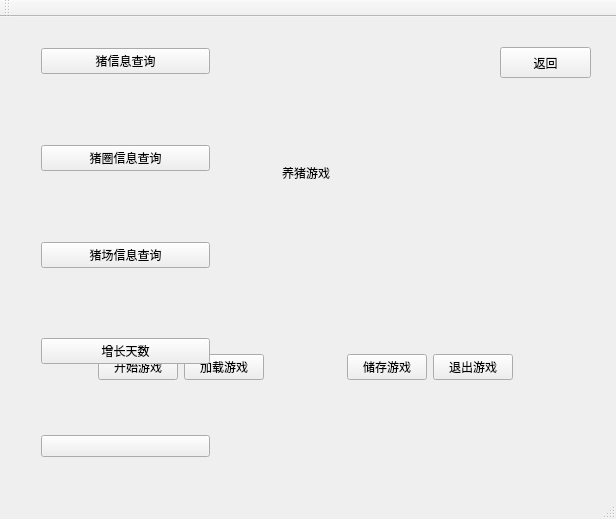
<?xml version="1.0" encoding="UTF-8"?>
<ui version="4.0">
 <class>MainWindow</class>
 <widget class="QMainWindow" name="MainWindow">
  <property name="geometry">
   <rect>
    <x>0</x>
    <y>0</y>
    <width>616</width>
    <height>519</height>
   </rect>
  </property>
  <property name="windowTitle">
   <string>MainWindow</string>
  </property>
  <widget class="QWidget" name="centralWidget">
   <widget class="QWidget" name="widget" native="true">
    <property name="geometry">
     <rect>
      <x>10</x>
      <y>100</y>
      <width>591</width>
      <height>111</height>
     </rect>
    </property>
    <layout class="QHBoxLayout" name="horizontalLayout_2">
     <item>
      <spacer name="horizontalSpacer_4">
       <property name="orientation">
        <enum>Qt::Horizontal</enum>
       </property>
       <property name="sizeHint" stdset="0">
        <size>
         <width>244</width>
         <height>20</height>
        </size>
       </property>
      </spacer>
     </item>
     <item>
      <widget class="QLabel" name="biaoti">
       <property name="text">
        <string>养猪游戏</string>
       </property>
      </widget>
     </item>
     <item>
      <spacer name="horizontalSpacer_5">
       <property name="orientation">
        <enum>Qt::Horizontal</enum>
       </property>
       <property name="sizeHint" stdset="0">
        <size>
         <width>245</width>
         <height>20</height>
        </size>
       </property>
      </spacer>
     </item>
    </layout>
   </widget>
   <widget class="QWidget" name="widget_2" native="true">
    <property name="geometry">
     <rect>
      <x>10</x>
      <y>320</y>
      <width>591</width>
      <height>61</height>
     </rect>
    </property>
    <layout class="QHBoxLayout" name="horizontalLayout">
     <item>
      <spacer name="horizontalSpacer">
       <property name="orientation">
        <enum>Qt::Horizontal</enum>
       </property>
       <property name="sizeHint" stdset="0">
        <size>
         <width>119</width>
         <height>20</height>
        </size>
       </property>
      </spacer>
     </item>
     <item>
      <widget class="QPushButton" name="kaishi">
       <property name="text">
        <string>开始游戏</string>
       </property>
      </widget>
     </item>
     <item>
      <widget class="QPushButton" name="load">
       <property name="text">
        <string>加载游戏</string>
       </property>
      </widget>
     </item>
     <item>
      <spacer name="horizontalSpacer_2">
       <property name="orientation">
        <enum>Qt::Horizontal</enum>
       </property>
       <property name="sizeHint" stdset="0">
        <size>
         <width>118</width>
         <height>20</height>
        </size>
       </property>
      </spacer>
     </item>
     <item>
      <widget class="QPushButton" name="store">
       <property name="text">
        <string>储存游戏</string>
       </property>
      </widget>
     </item>
     <item>
      <widget class="QPushButton" name="tuichu">
       <property name="text">
        <string>退出游戏</string>
       </property>
      </widget>
     </item>
     <item>
      <spacer name="horizontalSpacer_3">
       <property name="orientation">
        <enum>Qt::Horizontal</enum>
       </property>
       <property name="sizeHint" stdset="0">
        <size>
         <width>119</width>
         <height>20</height>
        </size>
       </property>
      </spacer>
     </item>
    </layout>
   </widget>
   <widget class="QWidget" name="widget_3" native="true">
    <property name="geometry">
     <rect>
      <x>30</x>
      <y>20</y>
      <width>191</width>
      <height>431</height>
     </rect>
    </property>
    <layout class="QVBoxLayout" name="verticalLayout">
     <item>
      <widget class="QPushButton" name="pig">
       <property name="text">
        <string>猪信息查询</string>
       </property>
      </widget>
     </item>
     <item>
      <spacer name="verticalSpacer_3">
       <property name="orientation">
        <enum>Qt::Vertical</enum>
       </property>
       <property name="sizeHint" stdset="0">
        <size>
         <width>20</width>
         <height>50</height>
        </size>
       </property>
      </spacer>
     </item>
     <item>
      <widget class="QPushButton" name="pigsty">
       <property name="text">
        <string>猪圈信息查询</string>
       </property>
      </widget>
     </item>
     <item>
      <spacer name="verticalSpacer_4">
       <property name="orientation">
        <enum>Qt::Vertical</enum>
       </property>
       <property name="sizeHint" stdset="0">
        <size>
         <width>20</width>
         <height>51</height>
        </size>
       </property>
      </spacer>
     </item>
     <item>
      <widget class="QPushButton" name="pigchang">
       <property name="text">
        <string>猪场信息查询</string>
       </property>
      </widget>
     </item>
     <item>
      <spacer name="verticalSpacer">
       <property name="orientation">
        <enum>Qt::Vertical</enum>
       </property>
       <property name="sizeHint" stdset="0">
        <size>
         <width>20</width>
         <height>50</height>
        </size>
       </property>
      </spacer>
     </item>
     <item>
      <widget class="QPushButton" name="growday">
       <property name="text">
        <string>增长天数</string>
       </property>
      </widget>
     </item>
     <item>
      <spacer name="verticalSpacer_2">
       <property name="orientation">
        <enum>Qt::Vertical</enum>
       </property>
       <property name="sizeHint" stdset="0">
        <size>
         <width>20</width>
         <height>50</height>
        </size>
       </property>
      </spacer>
     </item>
     <item>
      <widget class="QPushButton" name="Qpush">
       <property name="text">
        <string/>
       </property>
      </widget>
     </item>
    </layout>
   </widget>
   <widget class="QPushButton" name="fanhui">
    <property name="geometry">
     <rect>
      <x>500</x>
      <y>30</y>
      <width>91</width>
      <height>31</height>
     </rect>
    </property>
    <property name="text">
     <string>返回</string>
    </property>
   </widget>
  </widget>
  <widget class="QMenuBar" name="menuBar">
   <property name="geometry">
    <rect>
     <x>0</x>
     <y>0</y>
     <width>616</width>
     <height>26</height>
    </rect>
   </property>
  </widget>
  <widget class="QToolBar" name="mainToolBar">
   <attribute name="toolBarArea">
    <enum>TopToolBarArea</enum>
   </attribute>
   <attribute name="toolBarBreak">
    <bool>false</bool>
   </attribute>
  </widget>
  <widget class="QStatusBar" name="statusBar"/>
 </widget>
 <layoutdefault spacing="6" margin="11"/>
 <resources/>
 <connections/>
</ui>
